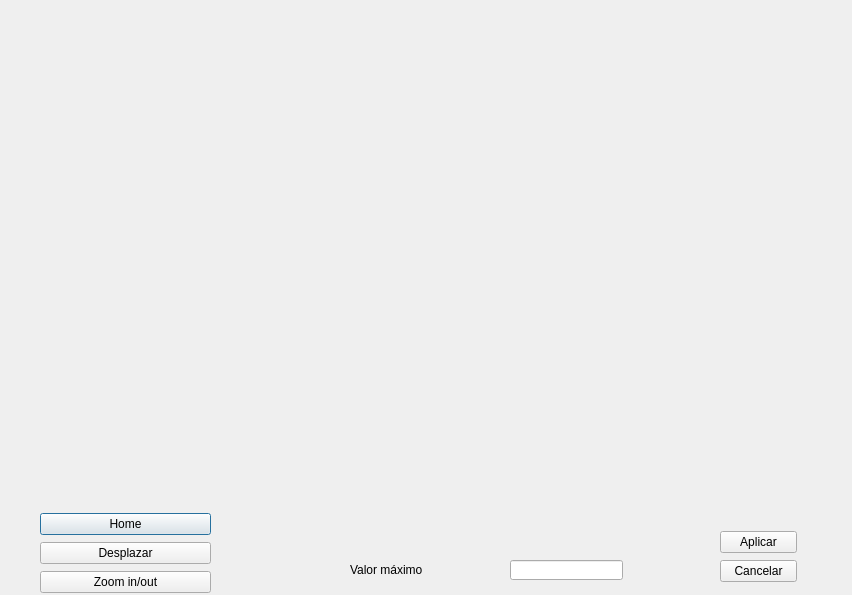
<?xml version="1.0" encoding="UTF-8"?>
<ui version="4.0">
 <class>Dialog</class>
 <widget class="QDialog" name="Dialog">
  <property name="geometry">
   <rect>
    <x>0</x>
    <y>0</y>
    <width>852</width>
    <height>595</height>
   </rect>
  </property>
  <property name="minimumSize">
   <size>
    <width>852</width>
    <height>595</height>
   </size>
  </property>
  <property name="maximumSize">
   <size>
    <width>852</width>
    <height>595</height>
   </size>
  </property>
  <property name="windowTitle">
   <string>Ventana graficación</string>
  </property>
  <widget class="QLabel" name="label_background">
   <property name="geometry">
    <rect>
     <x>-70</x>
     <y>-98</y>
     <width>1071</width>
     <height>731</height>
    </rect>
   </property>
   <property name="text">
    <string/>
   </property>
   <property name="pixmap">
    <pixmap>backgroud.png</pixmap>
   </property>
  </widget>
  <widget class="QLabel" name="field_graph">
   <property name="geometry">
    <rect>
     <x>10</x>
     <y>10</y>
     <width>821</width>
     <height>501</height>
    </rect>
   </property>
   <property name="text">
    <string/>
   </property>
  </widget>
  <widget class="QLabel" name="label_maxValue">
   <property name="geometry">
    <rect>
     <x>350</x>
     <y>560</y>
     <width>141</width>
     <height>20</height>
    </rect>
   </property>
   <property name="font">
    <font>
     <pointsize>9</pointsize>
    </font>
   </property>
   <property name="text">
    <string>Valor máximo</string>
   </property>
  </widget>
  <widget class="QLineEdit" name="field_maxValue">
   <property name="geometry">
    <rect>
     <x>510</x>
     <y>560</y>
     <width>113</width>
     <height>20</height>
    </rect>
   </property>
  </widget>
  <widget class="QLabel" name="label_title">
   <property name="geometry">
    <rect>
     <x>350</x>
     <y>520</y>
     <width>331</width>
     <height>21</height>
    </rect>
   </property>
   <property name="font">
    <font>
     <family>SansSerif</family>
     <pointsize>11</pointsize>
    </font>
   </property>
   <property name="text">
    <string/>
   </property>
   <property name="wordWrap">
    <bool>false</bool>
   </property>
  </widget>
  <widget class="QWidget" name="layoutWidget">
   <property name="geometry">
    <rect>
     <x>40</x>
     <y>512</y>
     <width>171</width>
     <height>83</height>
    </rect>
   </property>
   <layout class="QVBoxLayout" name="verticalLayout">
    <item>
     <widget class="QPushButton" name="button_home">
      <property name="text">
       <string>Home</string>
      </property>
     </widget>
    </item>
    <item>
     <widget class="QPushButton" name="button_pan">
      <property name="text">
       <string>Desplazar</string>
      </property>
     </widget>
    </item>
    <item>
     <widget class="QPushButton" name="button_zoom">
      <property name="text">
       <string>Zoom in/out</string>
      </property>
     </widget>
    </item>
   </layout>
  </widget>
  <widget class="QWidget" name="layoutWidget">
   <property name="geometry">
    <rect>
     <x>720</x>
     <y>530</y>
     <width>77</width>
     <height>54</height>
    </rect>
   </property>
   <layout class="QVBoxLayout" name="verticalLayout_2">
    <item>
     <widget class="QPushButton" name="button_apply">
      <property name="text">
       <string>Aplicar</string>
      </property>
     </widget>
    </item>
    <item>
     <widget class="QPushButton" name="button_cancel">
      <property name="text">
       <string>Cancelar</string>
      </property>
     </widget>
    </item>
   </layout>
  </widget>
 </widget>
 <tabstops>
  <tabstop>button_home</tabstop>
  <tabstop>button_pan</tabstop>
  <tabstop>button_zoom</tabstop>
  <tabstop>field_maxValue</tabstop>
  <tabstop>button_apply</tabstop>
  <tabstop>button_cancel</tabstop>
 </tabstops>
 <resources/>
 <connections/>
</ui>
